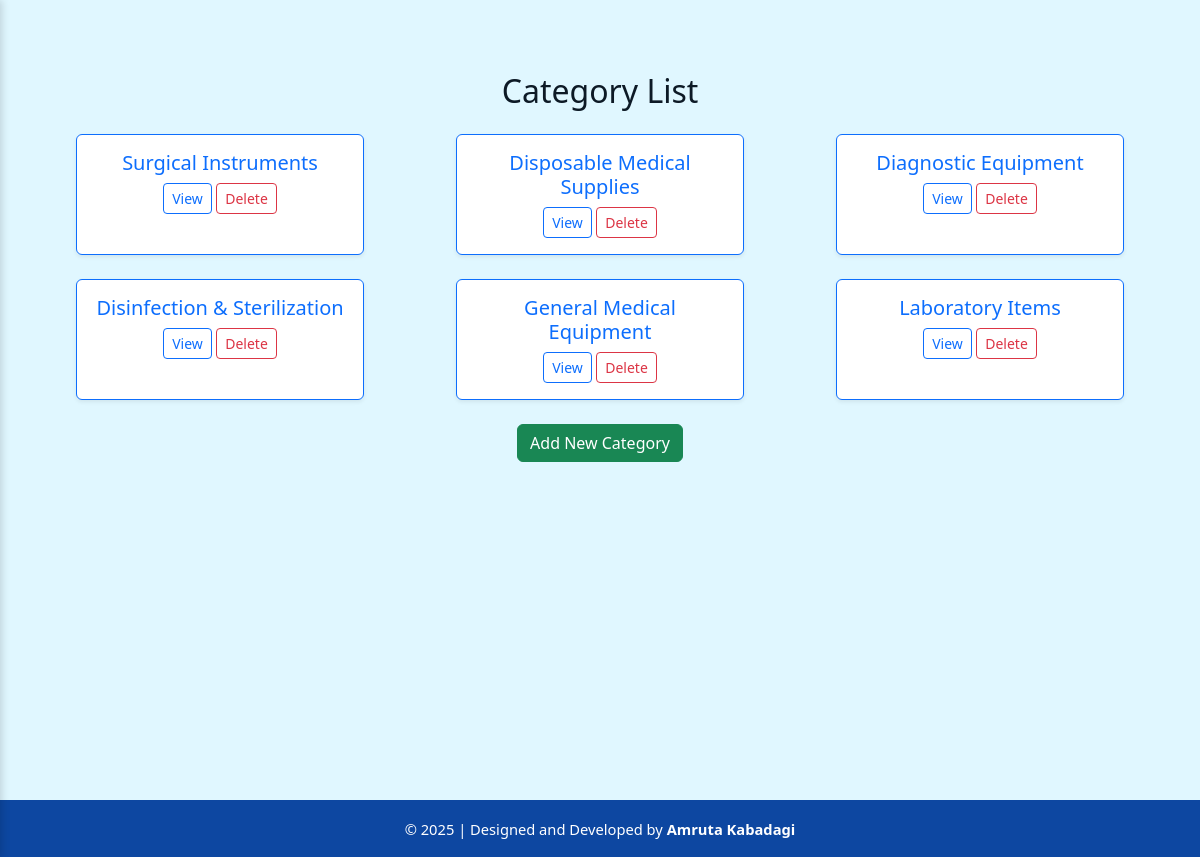
Page /categories/ on the committed database.
### myapp/models.py (models this page shows, shortened)
class Category(models.Model):
    name = models.CharField(max_length=100)

### myapp/views.py (the view)
# urls.py: path('categories/', category_list, name='category_list'),
def category_list(request):
    categories = Category.objects.all()
    return render(request, 'category/category_list.html', {'categories': categories})

### templates/category/category_list.html (shortened to what this page needs)
{% extends "base.html" %}
{% block content %}
<div class="container my-5 text-center">
    <h2 class="mb-4">Category List</h2>
    {% if categories %}
    <div class="row row-cols-1 row-cols-md-3 g-4 justify-content-center">
        {% for category in categories %}
        <div class="col d-flex justify-content-center">
            <div class="card h-100 shadow-sm border-primary" style="width: 18rem;">
                <div class="card-body">
                    <h5 class="card-title text-primary">{{ category.name }}</h5>
                    <a href="{% url 'category_detail' category.id %}" class="btn btn-outline-primary btn-sm">View</a>
                    <a href="{% url 'delete_category' category.id %}" class="btn btn-outline-danger btn-sm">Delete</a>
                </div>
            </div>
        </div>
        {% endfor %}
    </div>
    {% else %}
        <p class="text-muted">No categories found.</p>
    {% endif %}
    <div class="mt-4">
        <a href="{% url 'add_category' %}" class="btn btn-success">Add New Category</a>
    </div>
</div>
{% endblock %}

### templates/base.html (style rules this page uses)
:root { --light-blue: #e0f7ff; --blue-accent: #90caf9; --dark-blue: #0d47a1; --hover-blue: #1976d2; --text-color: #0d1a26; --admin-bg: #fff3e0; --user-bg: #e3f2fd; }
body { background-color: var(--light-blue); color: var(--text-color); font-family: 'Segoe UI', sans-serif; font-size: 1.05rem; margin: 0; padding: 0; height: 100%; }

### rows in the picture
Category: name "Surgical Instruments"
Category: name "Disposable Medical Supplies"
Category: name "Diagnostic Equipment"
Category: name "Disinfection & Sterilization"
Category: name "General Medical Equipment"
Category: name "Laboratory Items"
